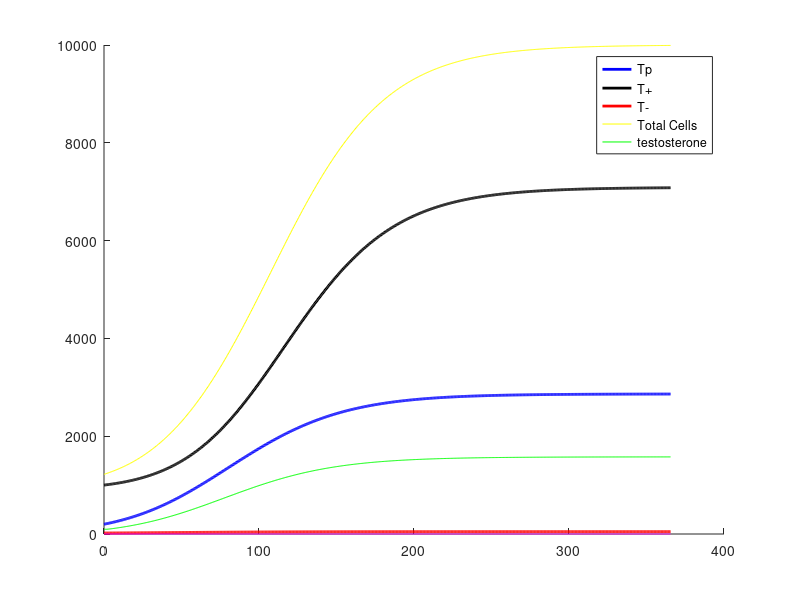

This chart was generated by the following MATLAB code:
%This is my shot at making a prostate cancer model, with certain
%assumptions listed in the accompanying text file. Three populations,
%Producers, moochers, and independants interact, and we look at how
%medication hits them.

%Current issues: changing step changes behavior in ways it shouldn't: not
%more detail. I use step to adjust all values so that they are rates in
%terms of step rather than day (cells/day vs cells/step)

clear all;clc;clf;

%Simulation stuffs:
step = 0.5;           %Step time (days)
timeApprox = 365;         %Simulation time (days)
time = (step - mod(timeApprox,step)) + timeApprox;    %Make time divisible by step.

stepNum = time/step;     %integer number of steps.  
t = 0:step:time;    %time vector

%Coefficients
r_tPUnadj = 0.03;         %absolute growth rates (for tP)
r_tMUnadj =  .1;
r_tIUnadj = 0.01;
testosteroneHelpUnadj = 0.0008;       %How much testosterone impacts tM (really same as r_tM)

r_tP = r_tPUnadj*step;
r_tM = r_tMUnadj*step;
r_tI = r_tIUnadj*step;
testosteroneHelp = testosteroneHelpUnadj*step;

drugMurderUnadj = 1;     %Drug deathliness constant (cells/time)
drugMurder = drugMurderUnadj*step;
drugDecayUnadjusted  = 1;     %How much drug concentration decreases per day (1 is 100%).
drugDecay = step * drugDecayUnadjusted;       %drug decay per step.

testosteroneProductionUnadj = 1;                 %Units Per tP
testosteroneProduction = step*testosteroneProductionUnadj;
testosteroneDecayUnadjusted = 3.5;            %1 is 100% %Test/day
testosteroneDecay = step * testosteroneDecayUnadjusted;     %testosterone decay per step
testosteroneConsumptionUnadj = 0.05;             %Is this a thing? UnitsTest/cell/day
testosteroneConsumption = step*testosteroneConsumptionUnadj;

K = 10000;          %Carrying capacity (cells)

%Initialize cells
tP0 = 200;           %Number of inital Producer Cells
tM0 = 1000;          %Number of Moochers
tI0 = 20;            %Number of Independants


%Actual program here%%%%%%%%%%%%%%%%%%%%%%%%%%%%%%%%%%%%%%%%%%%%%%%%%%%%


%Initialize population vectors
tP = zeros(1,stepNum);
tM = zeros(1,stepNum);
tI = zeros(1,stepNum);
totalCells = zeros(1,stepNum);

tP(1) = tP0;
tM(1) = tM0;
tI(1) = tI0;
totalCells(1) = tP0 + tM0 + tI0;

drug = zeros(1,stepNum);                            %DrugConcentrationVector
testosterone = zeros(1,stepNum);                           %Testosterone Units
testosterone(1) = 100;

%pop change for tP is: 
%r_tP*tP(i-1)*log(K/totalCells(i-1))                     %Gompertz growth
% - drugMurder*tP*drug(i-1)                             %Drug murder
%

%I included a testosterone factor for the moochers based on porportion of
%producers

for i = 2:stepNum+1
    tP(i) = max(    tP(i-1) + step * (r_tP * tP(i-1) * log(K/totalCells(i-1)))     ,0);
    tM(i) = max(    tM(i-1) + step * (r_tM * tM(i-1) * log(K/totalCells(i-1)) * testosterone(i-1) * testosteroneHelp)     ,0);
    tI(i) = max(    tI(i-1) + step * (r_tI * tI(i-1) * log(K/totalCells(i-1)))     ,0);
    totalCells(i) = tP(i)+tM(i)+tI(i);             %Gives me total cancer pop

    drug(i) = max(  drug(i-1) + step * (- drugDecay)   ,0);        %Decays me some drugs
    testosterone(i) = max(  testosterone(i-1) + step * ((1 - testosteroneDecay) * testosterone(i - 1) + testosteroneProduction * tP(i - 1) - testosteroneConsumption * (tM(i-1) + tP(i-1)))   ,0);
end


%Plot totalCells, tP, tM, tI here, maybe drug
hold on
plot(t,tP,'b','linewidth',2)
plot(t,tM,'k','linewidth',2)
plot(t,tI,'r','linewidth',2)
plot(t,totalCells,'y')
plot(t,testosterone,'g')
plot(t,drug,'m')
legend('Tp','T+','T-','Total Cells','testosterone')